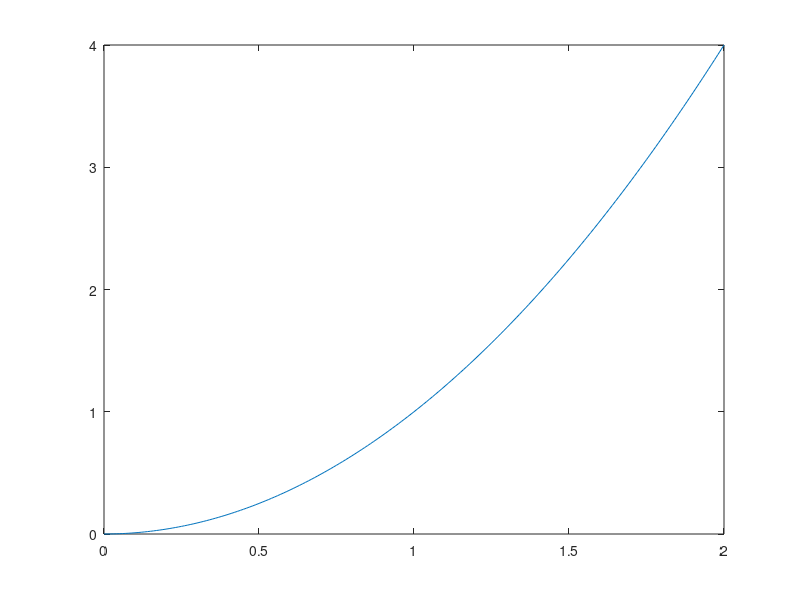

This figure's MATLAB source: (Note: this script raises an error after producing the figure.)
%% Matlab Tutorial
% ENAS 991 etc. Integrated Workshop
% By Jack Treado and Peter Williams

clear;
close all;
clc;

%% Section 0: Scripts and Formatting
% Before you begin this tutorial, you should familiarize yourself with the
% following concepts in MATLAB: command line, workspace, script, path. If
% you aren't familiar, let a TA know once we get going and we'll quickly
% review some MATLAB basics. 
% 
% In general while coding, it is helpful to thoroughly comment your code so
% that someone (including you at a later date) can read through it more
% thoroughly and identify what each part of the code does. For the purposes
% of this and other classes, the better you comment your code, the easier
% it is for TAs to grade.
% 
% Every script will have sections, which are demarcated by two percentage
% signs (%%) like you see above. The section will be highlighted in yellow,
% but more importantly if you press command-Enter (or Ctrl-Enter on
% Windows machines) you will run the section of code contained beneath the
% (%%) header and ONLY that section. This will come in handy in this
% tutorial and later in the semester.
% 
% The basic format for all assignment scripts is the following:
% 
% SECTION A: TITLE
% % *** comment describing purpose of first section
% --> 1. Inputs
% --> 2. Initialize all variables
% --> 3. setup all loops, using comments for subsections
% --> 4. declare figures for any plotting
% --> 5. Outputs
% 
% SECTION B: TITLE
% % *** comment describing purpose of section AND any sections that this
% % *** section depends on.
% --> 1. Inputs
% ... etc
% 
% SECTION C: TITLE
% ... etc
% 
% FINAL SECTION: TITLE
% % *** comment describing purpose of section AND any sections that this
% % *** section depends on.
% --> Any final plotting, output, saving etc.
% 
% In the assignments it will be pretty clear when sections should be
% created, which sections will depend on which, etc. 



%% Section 1: Variables, Data Types, Operations

% Here we'll do a quick review of what was in the MATLAB OnRamp tutorial,
% and supplement with some of what we think everyone should know about
% different data types in MATLAB. You can follow along with us or go at
% your own pace.




%% 1.1 Scalars

% For assignment, use the = operator, the ; suppresses output to the
% console. You can run a script without them, but it clutters up the
% command line interface. 
a = 10;



% scalar variables get all of the mathematical operators you can thing of:
% +, -, /, *, ..., can u think of anything else? What would the following
% line do?
b = a^2;



% what about this line?
c = b^(1/a);




% operations on scalars, and even more complicated data types like vectors
% and matrices, follows normal order of operations. BE CAREFUL THO: as we
% will see below, care is required to use some operations on higher order
% variable types. 

% MATLAB also supplies alot of nice in-house math functions that one can
% use on scalar variables. These include trig functions, nth-root, e^x, even more
% complicated things that require some more knowledge. So you can do things
% like:
x=0.54;
d = exp(sqrt(b^2 + x^2 - a/c)-sin(b/c));


% Parentheses determines order of operations

% *** NOTE: If you ever have a questions about what a function does, go to the
% command line and type 

% >> help [function]

% If [function] is a MATLAB function, there will be a nice help page
% displayed. If [function] one of your variables, it will display
% information about what is contained within the variable. 


%% 1.2 Vectors  

% This is a row vector
v1 = [1, 2, 3];



% This is a column vector
v2 = [1; 2; 3];



% Q: What if I wanted a vector that had all even integers from 2 to 1000 ? Use a semicolon for output suppression
u1 = (2:2:1000); 




% Matrix multiplication holds for vectors in MATLAB. So when we assign
a = v1*v2;
% we are actually performing the inner product (v1,v2) (which is also the
% vector dot product). If you have two vectors that are the same
% orientation and size, you can use the dot operator . with multiplication
% to do component-wise multiplication.
v3 = [5, 3, 1]; 
v4 = v1.*v3;




% Since this is component wise multiplication, b is set to a vector. It
% would be equivalent to write: b = [v1(1)*v2(1) + v1(2)*v2(2) + ...];





% You can also do component wise division using ./ (non-component-wise
% division of two vectors is not defined). Addition and Subtraction are
% always component-wise, so no need to use the dot. 
% HOWEVER, note what happens when one does this:
V = v1 + v2;
% What sort of object is V?





% *** NOTE: A good keyword that is created whenever you create a vector is
% "end"...which gives the final index of a vector. So, for example
b = v3(end);
% will put the value v1(3)*v2(3) into b.


%% 1.3 Matrices
% Just as vectors are collections of scalars with a set of operations,
% matrices are sets of vectors with a different, but related, set of
% operations. This is because in MATLAB (and indeed in Algebra) everything
% is an array (or tensor). So to construct an n x m matrix, you essentially
% just stack n m-component row vectors on top of one another (or, equivalently,
% lay m n-component column vectors side-by-side).
% 
% THIS MEANS that you can use alot of the same intuition from dealing with
% vectors when you are dealing with a matrix
% 
% Before this section, look up the following array-defining functions:
% zeros, ones, eye, magic


% Lets make a 3x3 matrix of 1's
M1 = ones(3,3);

% M(n,:) accesses the nth row, and M(:,m) accesses the mth column. 
% Q: How would you interchange a row for v1? A column for v2?




% The * operator is matrix-multiplication, which means that in order to use
% it, you need to have "conforming" matrices. That is, if we had
M2 = ones(3,4);
M3 = ones(4,8);
M4 = M2*M3;
% M4 will not be created, and M2*M3 will throw an error. How could you edit
% the above code to make M2*M3 work?


%% You would have to either edit M2, M3, or both such that the number of 
%% columns in M2 is equal to the number of rows in M3 


% Q: What would the .* operator be then? Generate 2 matrices of your
% choice, and put the product of both * and .* into a third matrix.

%% This would produce an error since dot product multiplication requires 
%% both matrices to have the same dimensions 

A1 = randi(10,5,5);
A2 = randi(20,5,5);
A3 = (A1 * A2) .* (A1.*A2);




% By this point, we should probably tell you that . in front of many
% operations makes it operate component wise. This means that as long as
% you have 2 matrices of the same size, you can use . in front of virtually
% any mathematical operator and there will be component wise operations
% between them. For example,
Q1 = magic(4);
Q2 = 0.75*magic(4); % note that scalar-matrix multiplication is always component wise, so no dot needed, and ' takes a transpose
Q3 = Q1.^Q2;


% This is quite useful, and something you will all be taking advantage of
% this semester. This is how you can create mathematical functions (as
% opposed to MATLAB functions, which are discussed below).
x = 0:0.01:2;
y = x.^2;
% y now has all the values of the above values of x squared. If you wanted
% to plot this, you can use MATLAB's plot function:
plot(x,y);

% We'll discuss plotting functionality in later sections, but know that
% plot will always take in two arrays, one for x axis and the other for
% the y. If you are clever, passing in 2d arrays (matrices) instead of
% 1d arrays (vectors) will let you store information about multiple curves.

% *** NOTE: If you want to create higher-d arrays, you can. I'm not sure if
% MATLAB will let you create a 30-d array, but 3-d arrays (or matrices
% stacked in front of matrices) are common. For example,
Z1 = ones(3,3,3);
% will give you three 3x3 matrices of ones. 
% How would you edit this 3-d array to have one z-stack matrix become a
% 3x3 matrix of zeros?

%% 1.4 Vectorization...aka the best thing about MATLAB
% Now that we understand how to create n-d arrays, let's discuss some
% clever ways of accessing the data wihtin each object.

% BOOLEAN ASIDE: MATLAB comes with several BOOLEAN operations. They are
% essential for using control structures (like if statements and loops) but
% they can also be used to access certain array elements. One more new
% thing: rand(); This generates a nxmxo....xz array of random numbers uniformly
% distributed between between 0 and 1. Suppose
r1 = rand(100,1);

% The command
ind1 = r1 < 0.5;
% gives a vector of BOOLEAN variables (1 for true, 0 for false), as you can
% verify using >> help ind1 on the command line. 

% Q: What happens when you do r2 = r1(ind1)? 

%% I don't really know completely why but it looks like r2 is exactly r1


% Vectorization, or the accessing of array indices using vectors (instead
% of control structures) is incredibly powerful. We'll point out potential
% places to implement vectorization in the tutorial and throughout the
% semester.

%% Section 2: Loops
% Now that we know the basic MATLAB containers (array), we can start to use
% Basic Control structures that are ubiquitous in any language. These
% include
% 
% "if" statements (also switches, which we wont talk about today)
% "while" Loops
% "for" Loops
% 
% If you have seen these before, skip ahead to section 2.1. If not, here's
% a quick intro:
% 
% if statements are set up like this...
% 
% if bool1
% 
%   <statements1>
% 
% elseif bool2
% 
%   <statements2>
% 
% elseif bool3
% 
%   .
%   .
%   .
% 
% elseif boolN
% 
%   <statementsN>
% 
% else  
% 
%   <statementsELSE>
% 
% end
% 
% If bool1 is true, <statements1> execute. If not, the first boolean
% variable booli for 2 < i < N will execute. If none of the boolean
% variables are true, then <statementsELSE> execute. You can setup a set
% of if statements including some or none of the elseif/else statements, as
% long as the statement ends with the keyword end. 
% 
% 
% 
% 
% 
% "while" and "for" loops are both similar to one another. They look like
% 
% while (bool)
% 
% 
% end
% 
% for index = vec
% 
% 
% 
% end
% 
% In a while loop, while will execute until the statement in the boolean
% variable is true. In the for loop, the scalar "index" will take on a
% value in the vector variable "vec" and can be used within the loop.
% 
% *** NOTE: While for loops will always end when "index" accesses vec(end),
% while loops have the capacity to never end (a so-called infinite loop).
% Its always good to have catches in your code that ensure that you never
% have an infinite loop.
% 


%% 2.1 For Loops
% Utilizing the following for loop, create a vector v2 that is identical to v1
v1=1:10;

% Initialize a vector, v2, of zeros of length 10:

v2 = zeros(1,10);

% Write a for loop to fill in the vector

for idx = 1:size(v1,2)
    v2(idx) = v1(idx);
end
    

%% Check that the vectors are identical using boolean logic
% The "all" function asseses whether all entries are 1/true

disp(all(v1==v2))

%% 2.2 Structure of While Loops
% While loops have the same format of for loops with the
%   exception that the vector equlity is replaced with a conditional
%   so long as the conditional is true the loop will run
%   Here we have constructed a loop to simulate flipping a coin until 
%   the coin ends as tails.

% We initialize the coin as heads (1)
coin=1;
% We initialize a counter
cnt=0;
% Here our conditional is that the loop will continue so long as the coin is heads
while coin==1
     %  We generate a random number between 0 and 1 
     %  Then we round this value to give us tails (0) or heads (1)
    coin=round(rand(1));
    cnt=cnt+1; % increase counter
end 
cnt=cnt-1;  % The counter is decreased by 1 to give us the number of heads flips
disp(coin)  % check that the coin is tails (0)
disp(cnt)   % print to the sceen the number of flips


%% 2.3 All for loops can be written as while loops
% Write a while loop to create a vector v3 that is identical to v1 and v2

count = 1; 

v3 = zeros(1,10); 

while count <= size(v1,2) 
    v3(count) = v1(count);
    count = count+1; 
end







%% Section 3. Defining a Function
% Write a Function that calculates the mean, standard deviation, and median
% in the file VectorStatistics.m






%% Section 4. Plotting Histograms
% Now that we can define a function, we'll do a lil application of what
% we know so far: histogramming. Histograms are very important to
% understand in MATLAB, so we'll walk through some of the basics.



%% 4.1 Create a distribution to be plotted
% Here we will use the loop created earlier to generate a study of the 
% number of consecutive coin flips resulting in heads

% Initialize a vector of 1000 zeros to store the results of the trials

CoinCounts=zeros(1000,1);

for i=1:1000
    % We initialize the coin as heads (1)
    coin=1;
    % We initialize a counter
    cnt=0;
    % Here our conditional is that the loop will continue so long as the coin is heads
    while coin==1
         %  We generate a random number between 0 and 1 
         %  Then we round this value to give us tails (0) or heads (1)
        coin=round(rand(1));
        cnt=cnt+1; % increase counter
    end 
    cnt=cnt-1;  % The counter is decreased by 1 to give us the number of heads flips
    CoinCounts(i)=cnt; % Store result of trial in CoinCounts
end



%% 4.2 Calculate Statistics of Study
% Use the function VectorStatistics to calculate the mean, median, 
% standard deviation, and quartiles of the coin flip study



%% 4.3 Plot the Histogram of the Resultant Distribution (CoinCounts)
% First define we define a vector, bin_edges, of values to 
%  use as the bin edges for the histogram

bin_edges=-0.5:10.5;

% Create a figure handle and a new figure

f0=figure();

% Use the "histogram" function to plot a histogram of CoinCounts 
% using the bins defined by bin_edges. % Use the normalization choice pdf.
% This ensures that the histogram will be normalized such that the resultant
% plot will be that of the probability distribution function

histogram(CoinCounts,bin_edges,'Normalization', 'pdf')

% The probability distribution defining the number of failed trials 
% before the first success is known as the geometric distribution.
% Create a vector of the center of the bins named bin_centers.

bin_centers = zeros(1,length(bin_edges)-1);

for i = 1:length(bin_edges)-1
    bin_centers(i) = (bin_edges(i) + bin_edges(i+1))/2;
end 

% Calculate the theoretical distribution. The geometric distribution
% is defined as P(N) = p(1-p)^N, where p is the probability of a success 
% and N is the number of failed trials until the first successful one. 
% Create a vector named P_N, using "bin_centers" as your N.

p = 0.5; 
P = zeros(1, length(bin_centers)); 
for N = 1:length(bin_centers)
    P(N) = p*(1-p)^N;
end 

% Use "hold" to plot the theoretical distribution on top of the histogram

hold on 
plot(bin_centers, P)

% Add axis labels and a legend using "xlabel","ylabel", and "legend"

xlabel("Number of Consecutive Heads")
ylabel("Probability")
legend('CointCounts','PDF')

% Use the figure handle, "f0", and the functions "savefig" and "saveas" to 
% save your figure as a matlab figure (.fig) and an image file (.png) 




%% Section 5. Input/Output
% Inputting and Outputting data is probably the most important thing to do
% right as a science grad student, and fortunately MATLAB makes I/O super
% simple. If you've done the MATLAB OnRamp tutorial, you've seen the
% easiest form of MATLAB I/O in the form of save() and load() functions.
% 
% Basically, save() will store all of the variables in your
% workspace into a "matfile". If you want to access these variables, i.e.
% put them ~back~ into your work space, use load(<matfile>) and the
% variables have their same values.
% 
% However, not every piece of data will be stored in a nice matfile. Often
% times a colleague or collaborator or your annoying TAs will give you
% data in a .txt, .csv, .xlsx, .dat., .whatever file, and you will have to
% figure out how to deal with it. 
% 
% First piece of advice....see if matlab has a function that will handle
% the specific file (i.e. check >> help [function] for csvread, dlmread, textscan, importdata,etc)
% 
% Every data file will be different, and there are different tips and
% tricks for each one that we will go over throughout the semester. For
% now, we'll use the low level "textscan"

% textscan is clunky and a bit abstract, but it can read in basically
% anything you give it.

% 4.1 Use fopen to open the file in MATLAB, and put the file location into
% a variable fid.
fid = fopen('test_data_1.dat');

% 4.2 Use textscan to load in info from fid into cell container data_cell
% (we will talk about cells in class, they are a very nice container that
% can contain just about anything)
data_cell = textscan(fid, '%s%d%s%f%f%f', 'headerlines', 1);
% You can read through the >> help textscan document for more info, but the
% 'headerlines' char input tells textscan how many lines to skip before
% dealing with data

% 5.3 Lets get the position data...put columns 4 5 6 into 3 arrays for x, y and z positions








% 5.4 Now that we have the data, calculate the center of mass of all of
% these points. You can use a loop or, if you are intrepid, ~vectorize~.







% 5.5 Now lets make the origin the center of mass. Save these new, relative
% positions into three new column vectors. You can again use a loop of
% vectorization.






% 5.6 Use fclose to close MATLAB's connection to test_data_1.dat
fclose(fid);



% 5.7. Let's re-output the relative positions data into cmpos.dat. Open pos.data using
% fopen, but because we are creating a file, use the following form
fid = fopen('cmpos.data','w');



% 5.8. Look up info on the function fprintf, and then print out the data;
% You will need to concatanate relative position data into a single array,
% and then define the output format.





% 5.9. Close fid again
fclose(fid);

%% Section 6. The Central Limit Theorem

% seed our random number generator

% declare how many coins we want to flip

% how many flips per coin?

% Let's generate an array of random numbers, where rows signify flips, and
% columns are trials

% Map random numbers between 0 and 1 to 0's or 1's (hint: use round(...))

% To get outcome, we can just sum up all independent flips (hint: use
% sum(...))

% Plot a histogram of the outcomes







